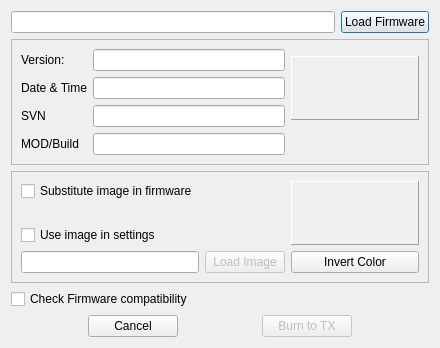
<?xml version="1.0" encoding="UTF-8"?>
<ui version="4.0">
 <class>burnDialog</class>
 <widget class="QDialog" name="burnDialog">
  <property name="geometry">
   <rect>
    <x>0</x>
    <y>0</y>
    <width>440</width>
    <height>322</height>
   </rect>
  </property>
  <property name="sizePolicy">
   <sizepolicy hsizetype="MinimumExpanding" vsizetype="Minimum">
    <horstretch>0</horstretch>
    <verstretch>0</verstretch>
   </sizepolicy>
  </property>
  <property name="minimumSize">
   <size>
    <width>440</width>
    <height>0</height>
   </size>
  </property>
  <property name="windowTitle">
   <string>Customize Splash</string>
  </property>
  <property name="windowIcon">
   <iconset>
    <normaloff>:/images/c_home.png</normaloff>:/images/c_home.png</iconset>
  </property>
  <layout class="QGridLayout" name="gridLayout_6">
   <item row="0" column="0">
    <layout class="QGridLayout" name="gridLayout_4">
     <item row="0" column="0">
      <layout class="QHBoxLayout" name="horizontalLayout_2">
       <item>
        <widget class="QLineEdit" name="FWFileName">
         <property name="enabled">
          <bool>true</bool>
         </property>
         <property name="sizePolicy">
          <sizepolicy hsizetype="Expanding" vsizetype="Minimum">
           <horstretch>0</horstretch>
           <verstretch>0</verstretch>
          </sizepolicy>
         </property>
         <property name="readOnly">
          <bool>true</bool>
         </property>
        </widget>
       </item>
       <item>
        <widget class="QPushButton" name="FlashLoadButton">
         <property name="sizePolicy">
          <sizepolicy hsizetype="Minimum" vsizetype="Minimum">
           <horstretch>0</horstretch>
           <verstretch>0</verstretch>
          </sizepolicy>
         </property>
         <property name="text">
          <string>Load Firmware</string>
         </property>
        </widget>
       </item>
      </layout>
     </item>
     <item row="1" column="0">
      <widget class="QFrame" name="FramFWInfo">
       <property name="sizePolicy">
        <sizepolicy hsizetype="MinimumExpanding" vsizetype="Minimum">
         <horstretch>0</horstretch>
         <verstretch>0</verstretch>
        </sizepolicy>
       </property>
       <property name="frameShape">
        <enum>QFrame::StyledPanel</enum>
       </property>
       <property name="frameShadow">
        <enum>QFrame::Raised</enum>
       </property>
       <layout class="QGridLayout" name="gridLayout_5">
        <item row="0" column="0">
         <widget class="QLabel" name="versionLabel">
          <property name="text">
           <string>Version:</string>
          </property>
         </widget>
        </item>
        <item row="0" column="1">
         <widget class="QLineEdit" name="VersionField">
          <property name="readOnly">
           <bool>true</bool>
          </property>
         </widget>
        </item>
        <item row="0" column="2" rowspan="3">
         <widget class="QLabel" name="FwImage">
          <property name="sizePolicy">
           <sizepolicy hsizetype="Minimum" vsizetype="Minimum">
            <horstretch>0</horstretch>
            <verstretch>0</verstretch>
           </sizepolicy>
          </property>
          <property name="minimumSize">
           <size>
            <width>128</width>
            <height>64</height>
           </size>
          </property>
          <property name="maximumSize">
           <size>
            <width>128</width>
            <height>64</height>
           </size>
          </property>
          <property name="frameShape">
           <enum>QFrame::Panel</enum>
          </property>
          <property name="frameShadow">
           <enum>QFrame::Raised</enum>
          </property>
          <property name="text">
           <string/>
          </property>
          <property name="scaledContents">
           <bool>true</bool>
          </property>
         </widget>
        </item>
        <item row="1" column="0">
         <widget class="QLabel" name="dateLabel">
          <property name="text">
           <string>Date &amp; Time</string>
          </property>
         </widget>
        </item>
        <item row="1" column="1">
         <widget class="QLineEdit" name="DateField">
          <property name="readOnly">
           <bool>true</bool>
          </property>
         </widget>
        </item>
        <item row="2" column="0">
         <widget class="QLabel" name="svnLabel">
          <property name="text">
           <string>SVN</string>
          </property>
         </widget>
        </item>
        <item row="2" column="1">
         <widget class="QLineEdit" name="SVNField">
          <property name="readOnly">
           <bool>true</bool>
          </property>
         </widget>
        </item>
        <item row="3" column="0">
         <widget class="QLabel" name="buildLabel">
          <property name="text">
           <string>MOD/Build</string>
          </property>
         </widget>
        </item>
        <item row="3" column="1">
         <widget class="QLineEdit" name="ModField">
          <property name="readOnly">
           <bool>true</bool>
          </property>
         </widget>
        </item>
       </layout>
      </widget>
     </item>
     <item row="2" column="0">
      <widget class="QFrame" name="SplashFrame">
       <property name="sizePolicy">
        <sizepolicy hsizetype="MinimumExpanding" vsizetype="Minimum">
         <horstretch>0</horstretch>
         <verstretch>0</verstretch>
        </sizepolicy>
       </property>
       <property name="frameShape">
        <enum>QFrame::StyledPanel</enum>
       </property>
       <property name="frameShadow">
        <enum>QFrame::Raised</enum>
       </property>
       <layout class="QGridLayout" name="gridLayout_3">
        <item row="0" column="0">
         <layout class="QGridLayout" name="SplashLayout">
          <item row="0" column="0">
           <layout class="QGridLayout" name="gridLayout">
            <item row="1" column="0">
             <layout class="QHBoxLayout" name="horizontalLayout_3">
              <item>
               <widget class="QLineEdit" name="ImageFileName">
                <property name="enabled">
                 <bool>true</bool>
                </property>
                <property name="sizePolicy">
                 <sizepolicy hsizetype="Expanding" vsizetype="Minimum">
                  <horstretch>0</horstretch>
                  <verstretch>0</verstretch>
                 </sizepolicy>
                </property>
                <property name="readOnly">
                 <bool>true</bool>
                </property>
               </widget>
              </item>
              <item>
               <widget class="QPushButton" name="ImageLoadButton">
                <property name="enabled">
                 <bool>false</bool>
                </property>
                <property name="text">
                 <string>Load Image</string>
                </property>
               </widget>
              </item>
             </layout>
            </item>
            <item row="0" column="0">
             <layout class="QVBoxLayout" name="verticalLayout">
              <item>
               <widget class="QCheckBox" name="PatchFWCB">
                <property name="text">
                 <string>Substitute image in firmware</string>
                </property>
               </widget>
              </item>
              <item>
               <spacer name="verticalSpacer_2">
                <property name="orientation">
                 <enum>Qt::Vertical</enum>
                </property>
                <property name="sizeHint" stdset="0">
                 <size>
                  <width>20</width>
                  <height>10</height>
                 </size>
                </property>
               </spacer>
              </item>
              <item>
               <widget class="QCheckBox" name="PreferredImageCB">
                <property name="sizePolicy">
                 <sizepolicy hsizetype="MinimumExpanding" vsizetype="Fixed">
                  <horstretch>0</horstretch>
                  <verstretch>0</verstretch>
                 </sizepolicy>
                </property>
                <property name="text">
                 <string>Use image in settings</string>
                </property>
               </widget>
              </item>
             </layout>
            </item>
           </layout>
          </item>
          <item row="0" column="1">
           <layout class="QGridLayout" name="gridLayout_2">
            <item row="0" column="0">
             <widget class="QLabel" name="imageLabel">
              <property name="sizePolicy">
               <sizepolicy hsizetype="Minimum" vsizetype="Minimum">
                <horstretch>0</horstretch>
                <verstretch>0</verstretch>
               </sizepolicy>
              </property>
              <property name="minimumSize">
               <size>
                <width>128</width>
                <height>64</height>
               </size>
              </property>
              <property name="maximumSize">
               <size>
                <width>128</width>
                <height>64</height>
               </size>
              </property>
              <property name="frameShape">
               <enum>QFrame::Panel</enum>
              </property>
              <property name="frameShadow">
               <enum>QFrame::Raised</enum>
              </property>
              <property name="text">
               <string/>
              </property>
              <property name="scaledContents">
               <bool>true</bool>
              </property>
             </widget>
            </item>
            <item row="1" column="0">
             <layout class="QHBoxLayout" name="horizontalLayout">
              <item>
               <widget class="QPushButton" name="InvertColorButton">
                <property name="text">
                 <string>Invert Color</string>
                </property>
               </widget>
              </item>
             </layout>
            </item>
           </layout>
          </item>
         </layout>
        </item>
       </layout>
      </widget>
     </item>
     <item row="3" column="0">
      <widget class="QCheckBox" name="EEpromCB">
       <property name="sizePolicy">
        <sizepolicy hsizetype="Minimum" vsizetype="Minimum">
         <horstretch>0</horstretch>
         <verstretch>0</verstretch>
        </sizepolicy>
       </property>
       <property name="text">
        <string>Check Firmware compatibility</string>
       </property>
      </widget>
     </item>
    </layout>
   </item>
   <item row="1" column="0">
    <layout class="QHBoxLayout" name="horizontalLayout_4">
     <item>
      <spacer name="hs2">
       <property name="orientation">
        <enum>Qt::Horizontal</enum>
       </property>
       <property name="sizeHint" stdset="0">
        <size>
         <width>40</width>
         <height>20</height>
        </size>
       </property>
      </spacer>
     </item>
     <item>
      <widget class="QPushButton" name="cancelButton">
       <property name="minimumSize">
        <size>
         <width>90</width>
         <height>0</height>
        </size>
       </property>
       <property name="text">
        <string>Cancel</string>
       </property>
      </widget>
     </item>
     <item>
      <spacer name="horizontalSpacer">
       <property name="orientation">
        <enum>Qt::Horizontal</enum>
       </property>
       <property name="sizeHint" stdset="0">
        <size>
         <width>40</width>
         <height>20</height>
        </size>
       </property>
      </spacer>
     </item>
     <item>
      <widget class="QPushButton" name="BurnFlashButton">
       <property name="enabled">
        <bool>false</bool>
       </property>
       <property name="minimumSize">
        <size>
         <width>90</width>
         <height>0</height>
        </size>
       </property>
       <property name="text">
        <string>Burn to TX</string>
       </property>
      </widget>
     </item>
     <item>
      <spacer name="hs2_2">
       <property name="orientation">
        <enum>Qt::Horizontal</enum>
       </property>
       <property name="sizeHint" stdset="0">
        <size>
         <width>48</width>
         <height>20</height>
        </size>
       </property>
      </spacer>
     </item>
    </layout>
   </item>
  </layout>
  <zorder>BurnFlashButton</zorder>
  <zorder>hs2</zorder>
  <zorder>cancelButton</zorder>
  <zorder>hs2_2</zorder>
  <zorder>horizontalSpacer</zorder>
 </widget>
 <resources>
  <include location="companion9x.qrc"/>
 </resources>
 <connections/>
</ui>
